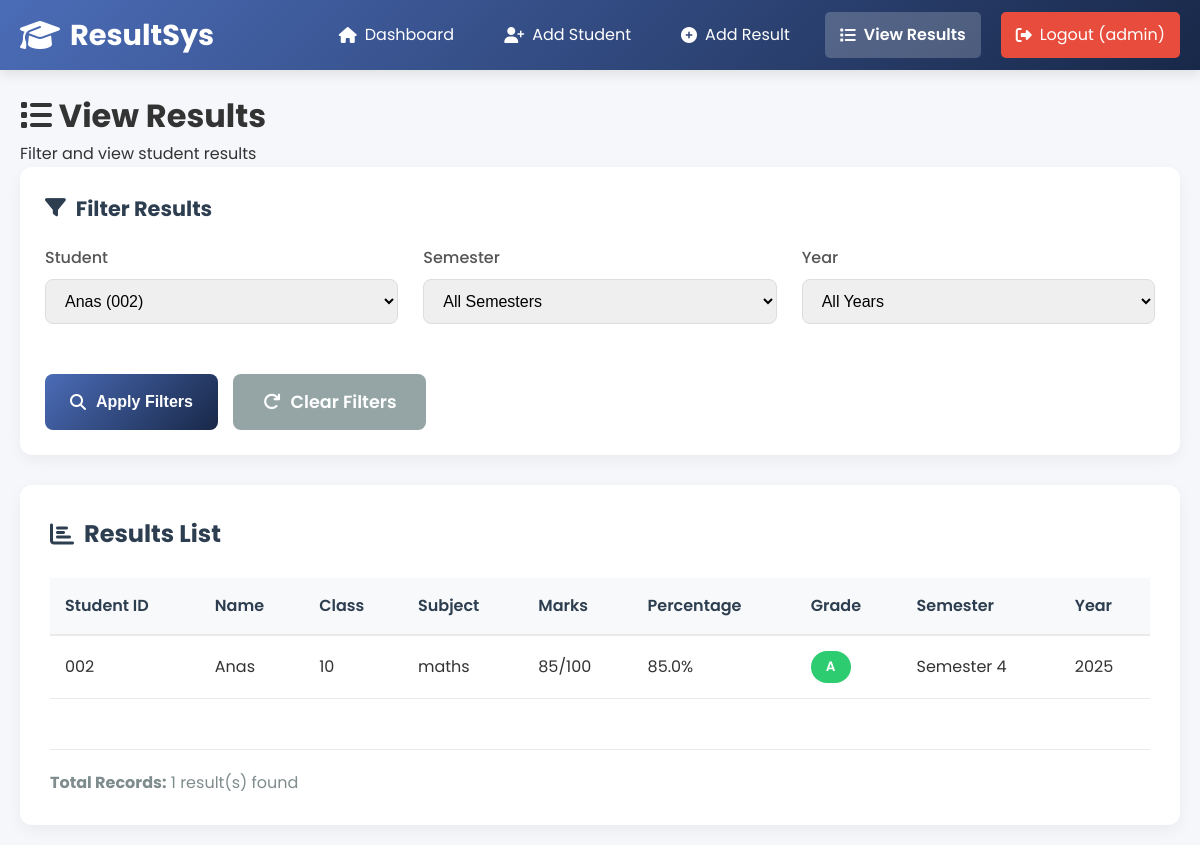
/view_results?student_id=002 (signed in), run on the app's committed database.
### tables this page shows
CREATE TABLE results (
            id INTEGER PRIMARY KEY AUTOINCREMENT,
            student_id TEXT NOT NULL,
            subject TEXT NOT NULL,
            marks INTEGER NOT NULL,
            max_marks INTEGER NOT NULL DEFAULT 100,
            grade TEXT,
            semester TEXT,
            year INTEGER,
            FOREIGN KEY (student_id) REFERENCES students (student_id)
        );

CREATE TABLE students (
            id INTEGER PRIMARY KEY AUTOINCREMENT,
            student_id TEXT UNIQUE NOT NULL,
            name TEXT NOT NULL,
            class TEXT NOT NULL,
            email TEXT,
            phone TEXT
        );

### app.py (the view)
@app.route('/view_results')
def view_results():
    if 'user_id' not in session:
        return redirect(url_for('login'))
    conn = get_db_connection()
    student_id = request.args.get('student_id', '')
    semester = request.args.get('semester', '')
    year = request.args.get('year', '')
    query = '''
        SELECT r.*, s.name, s.class
        FROM results r
        JOIN students s ON r.student_id = s.student_id
        WHERE 1=1
    '''
    params = []
    if student_id:
        query += ' AND r.student_id = ?'
        params.append(student_id)
    if semester:
        query += ' AND r.semester = ?'
        params.append(semester)
    if year:
        query += ' AND r.year = ?'
        params.append(year)
    query += ' ORDER BY r.year DESC, r.semester, s.name'
    results = conn.execute(query, params).fetchall()
    semesters = conn.execute('SELECT DISTINCT semester FROM results ORDER BY semester').fetchall()
    years = conn.execute('SELECT DISTINCT year FROM results ORDER BY year DESC').fetchall()
    students = conn.execute('SELECT student_id, name FROM students ORDER BY name').fetchall()
    conn.close()
    return render_template('view_results.html',
                         results=results,
                         semesters=semesters,
                         years=years,
                         students=students,
                         filters={'student_id': student_id, 'semester': semester, 'year': year})

### app.py (called while the page is built)
def get_db_connection():
    conn = sqlite3.connect(DATABASE)
    conn.row_factory = sqlite3.Row
    return conn

### templates/view_results.html (shortened to what this page needs)
{% extends "base.html" %}
{% block content %}
<div class="results-container">
    <div class="results-header">
        <h1><i class="fas fa-list"></i> View Results</h1>
        <p>Filter and view student results</p>
    </div>
    <div class="filter-card">
        <h3><i class="fas fa-filter"></i> Filter Results</h3>
        <form method="GET" action="{{ url_for('view_results') }}" class="filter-form">
            <div class="form-row">
                <div class="form-group">
                    <label for="student_id">Student</label>
                    <select id="student_id" name="student_id">
                        {% for student in students %}
                        <option value="{{ student.student_id }}" {% if filters.student_id == student.student_id %}selected{% endif %}>
                            {{ student.name }} ({{ student.student_id }})
                        </option>
                        {% endfor %}
                    </select>
                </div>
                <div class="form-group">
                    <label for="semester">Semester</label>
                    <select id="semester" name="semester">
                        <option value="">All Semesters</option>
                    </select>
                </div>
                <div class="form-group">
                    <label for="year">Year</label>
                    <select id="year" name="year">
                        <option value="">All Years</option>
                    </select>
                </div>
            </div>
            <div class="filter-actions">
                <button type="submit" class="btn-filter">
                    <i class="fas fa-search"></i> Apply Filters
                </button>
                <a href="{{ url_for('view_results') }}" class="btn-cancel">
                    <i class="fas fa-redo"></i> Clear Filters
                </a>
            </div>
        </form>
    </div>
    <div class="results-list">
        <h3><i class="fas fa-chart-bar"></i> Results List</h3>
        {% if results %}
        <div class="table-responsive">
            <table>
                <thead>
                    <tr>
                        <th>Student ID</th>
                        <th>Name</th>
                        <th>Class</th>
                        <th>Subject</th>
                        <th>Marks</th>
                        <th>Percentage</th>
                        <th>Grade</th>
                        <th>Semester</th>
                        <th>Year</th>
                    </tr>
                </thead>
                <tbody>
                    {% for result in results %}
                    <tr>
                        <td>{{ result.student_id }}</td>
                        <td>{{ result.name }}</td>
                        <td>{{ result.class }}</td>
                        <td>{{ result.subject }}</td>
                        <td>{{ result.marks }}/{{ result.max_marks }}</td>
                        <td>{{ "%.1f"|format((result.marks / result.max_marks) * 100) }}%</td>
                        <td><span class="grade-badge grade-{{ result.grade }}">{{ result.grade }}</span></td>
                        <td>{{ result.semester }}</td>
                        <td>{{ result.year }}</td>
                    </tr>
                    {% endfor %}
                </tbody>
            </table>
        </div>
        <div class="results-summary">
            <p><strong>Total Records:</strong> {{ results|length }} result(s) found</p>
        </div>
        {% endif %}
    </div>
</div>
{% endblock %}

### static/css/style.css (style rules this page uses)
* { margin: 0; padding: 0; box-sizing: border-box; }
body { font-family: 'Poppins', sans-serif; background-color: #f5f7fa; color: #333; line-height: 1.6; }
.form-group { margin-bottom: 25px; }
.form-group label { display: block; margin-bottom: 8px; font-weight: 500; color: #555; }
.table-responsive { overflow-x: auto; }
table { width: 100%; border-collapse: collapse; margin-bottom: 25px; }
table th { background-color: #f8f9fa; padding: 15px; text-align: left; font-weight: 600; color: #2c3e50; border-bottom: 2px solid #eaeaea; }
table td { padding: 15px; border-bottom: 1px solid #eaeaea; }
.grade-badge { display: inline-block; padding: 5px 12px; border-radius: 20px; font-weight: 600; font-size: 0.85rem; text-align: center; min-width: 40px; }
.grade-A { background-color: #2ecc71; color: white; }
.form-row { display: grid; grid-template-columns: repeat(auto-fit, minmax(250px, 1fr)); gap: 25px; margin-bottom: 25px; }
.form-group input, .form-group select { width: 100%; padding: 12px 15px; border: 1px solid #ddd; border-radius: 8px; font-size: 1rem; transition: all 0.3s ease; }
.btn-cancel { padding: 14px 30px; background-color: #95a5a6; color: white; border: none; border-radius: 8px; font-size: 1.1rem; font-weight: 600; cursor: pointer; transition: all 0.3s ease; text-decoration: none; display: flex; align-items: center; gap: 10px; }
.results-container { max-width: 1200px; margin: 0 auto; }
.filter-card { background-color: white; border-radius: 12px; padding: 25px; box-shadow: 0 5px 15px rgba(0, 0, 0, 0.05); margin-bottom: 30px; }
.filter-card h3 { display: flex; align-items: center; gap: 10px; color: #2c3e50; margin-bottom: 20px; font-size: 1.3rem; }
.filter-form .form-row { margin-bottom: 0; }
.filter-actions { display: flex; gap: 15px; margin-top: 25px; }
.btn-filter { padding: 12px 25px; background: linear-gradient(135deg, #4b6cb7 0%, #182848 100%); color: white; border: none; border-radius: 8px; font-size: 1rem; font-weight: 600; cursor: pointer; transition: all 0.3s ease; display: flex; align-items: center; gap: 10px; }
.results-list { background-color: white; border-radius: 12px; padding: 30px; box-shadow: 0 5px 15px rgba(0, 0, 0, 0.05); }
.results-list h3 { display: flex; align-items: center; gap: 10px; color: #2c3e50; margin-bottom: 25px; font-size: 1.5rem; }
.results-summary { margin-top: 25px; padding-top: 20px; border-top: 1px solid #eaeaea; font-size: 1rem; color: #7f8c8d; }

### data on the page
results: student_id "002", name "Anas", class "10", subject "maths", marks "85", max_marks "100", (result.marks/result.max_marks)*100 "85.0", grade "A", semester "Semester 4", year "2025"

### other printed values
{{ session.username }} "admin"
{{ results|length }} "1"
form field student_id "Anas (002)"
